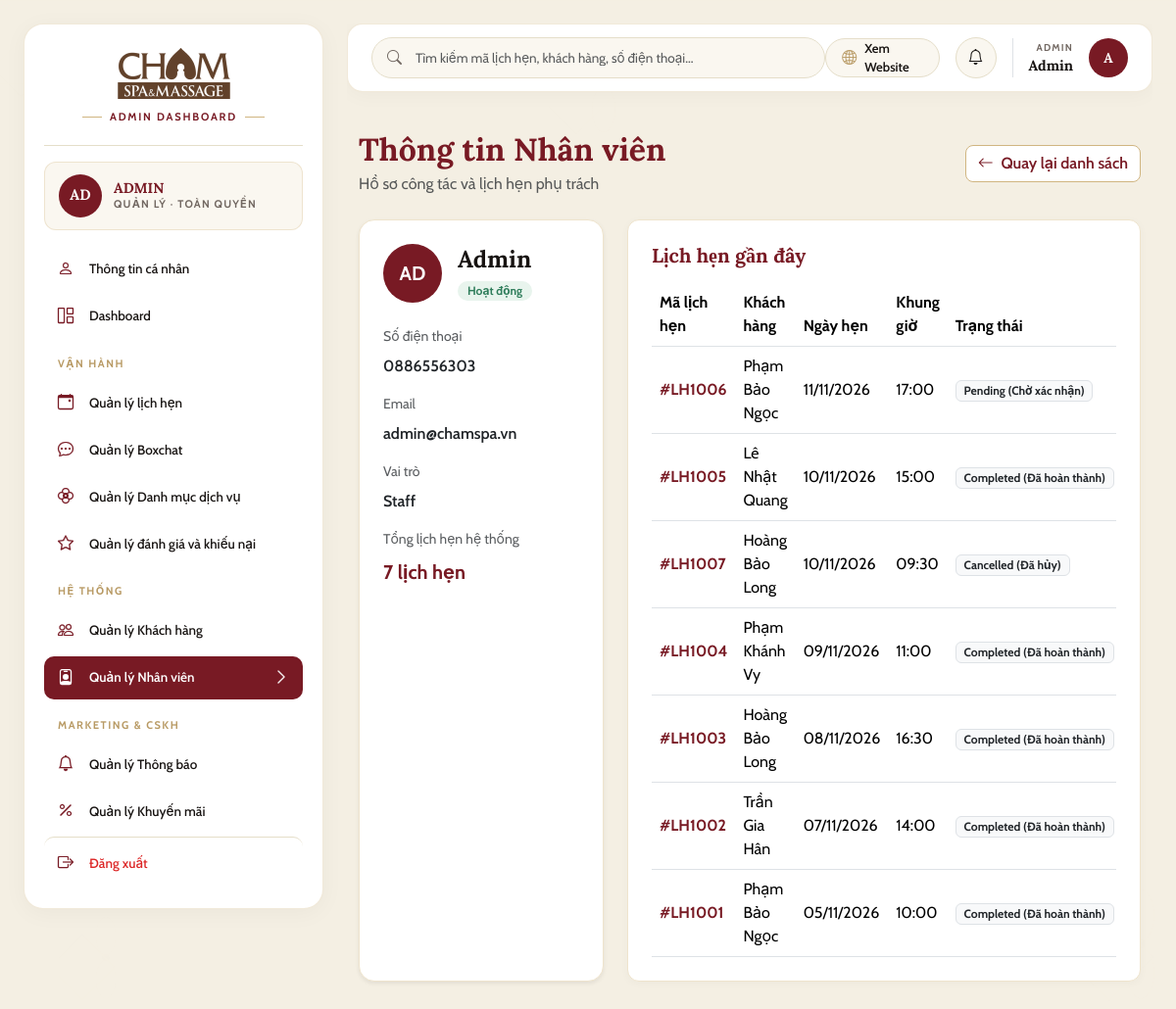
/accounts/admin/staff/147/ (signed in), run on the app's committed database.
### core/models.py (models this page shows, shortened)
class User(AbstractUser):
    name = models.CharField(max_length=255, verbose_name="Họ và tên")
    email = models.EmailField(max_length=255, unique=True, verbose_name="Địa chỉ Email")
    phone = models.CharField(max_length=20, unique=True, verbose_name="Số điện thoại (Unique)")
    is_active = models.BooleanField(default=True, verbose_name="Trạng thái tài khoản (True=Hoạt động, False=Đã khóa)")
    updated_at = models.DateTimeField(auto_now=True, verbose_name="Thời điểm cập nhật gần nhất")
    class Meta:
        db_table = "chamspa_user"
        verbose_name = "Người dùng"
        verbose_name_plural = "MOD-05: 1. Người dùng (Users)"

class Appointment(models.Model):
    STATUS_CHOICES = [
        ('Hold', 'Hold (Chờ thanh toán QR)'),
        ('Pending', 'Pending (Chờ xác nhận)'),
        ('Confirmed', 'Confirmed (Đã xác nhận)'),
        ('In_Progress', 'In_Progress (Đang làm dịch vụ)'),
        ('Completed', 'Completed (Đã hoàn thành)'),
        ('Cancelled', 'Cancelled (Đã hủy)'),
    ]
    appointment_code = models.CharField(max_length=50, unique=True, verbose_name="Mã đặt lịch (VD: AP-20261016-01)")
    user = models.ForeignKey(User, on_delete=models.SET_NULL, null=True, blank=True, related_name='appointments',
                             verbose_name="Tài khoản khách đặt (NULL nếu vãng lai)")
    voucher = models.ForeignKey(Voucher, on_delete=models.SET_NULL, null=True, blank=True, related_name='appointments',
                                verbose_name="Mã Voucher áp dụng")
    appointment_date = models.DateField(verbose_name="Ngày hẹn trải nghiệm")
    time_slot = models.CharField(max_length=50, verbose_name="Khung giờ hẹn (VD: 14:00)")
    total_guests = models.IntegerField(default=1, verbose_name="Tổng số lượng khách")
    male_guests = models.IntegerField(default=0, verbose_name="Số khách nam")
    female_guests = models.IntegerField(default=0, verbose_name="Số khách nữ")
    customer_name = models.CharField(max_length=255, verbose_name="Họ tên người liên hệ")
    customer_phone = models.CharField(max_length=20, verbose_name="Số điện thoại liên hệ")
    customer_email = models.CharField(max_length=255, null=True, blank=True, verbose_name="Email nhận biên nhận")
    preferred_contact_channel = models.CharField(max_length=50, null=True, blank=True,
                                                 verbose_name="Kênh liên hệ ưu tiên (Gọi điện/Zalo/SMS)")
    note = models.TextField(null=True, blank=True, verbose_name="Ghi chú của khách cho Spa")
    total_price = models.DecimalField(max_digits=15, decimal_places=2, default=0,
                                      verbose_name="Tổng tiền thanh toán sau trừ voucher (VNĐ)")
    cancel_reason = models.TextField(null=True, blank=True, verbose_name="Lý do khách hàng hủy lịch")
    refund_account_number = models.CharField(max_length=50, null=True, blank=True,
                                             verbose_name="Số tài khoản ngân hàng nhận tiền hoàn")
    status = models.CharField(max_length=50, choices=STATUS_CHOICES, default='Hold', verbose_name="Trạng thái lịch hẹn")
    created_at = models.DateTimeField(auto_now_add=True, verbose_name="Thời điểm tạo lịch hẹn")
    class Meta:
        db_table = "chamspa_appointment"
        ordering = ['-appointment_date', 'time_slot']
        verbose_name = "Lịch hẹn Spa"
        verbose_name_plural = "MOD-01: 13. Lịch hẹn Spa (Appointments)"

### accounts/views.py (the view)
# urls.py: path('admin/staff/<int:pk>/', views.admin_staff_detail_view, name='admin_staff_detail'),
@login_required
def admin_staff_detail_view(request, pk):
    if not (request.user.is_superuser or request.user.is_staff):
        messages.error(request, "Bạn không có quyền truy cập.")
        return redirect('accounts:login')
    staff = get_object_or_404(User.objects.select_related('profile'), pk=pk, is_staff=True)
    staff.staff_code = f"#NV{staff.id:03d}"
    staff.initials = get_staff_initials(staff.name)
    staff.position = 'Staff'
    staff.work_status = 'Hoạt động' if staff.is_active else 'Tạm khóa'
    assigned_appointments = Appointment.objects.all().order_by('-appointment_date', '-time_slot')[:10]
    total_assigned = Appointment.objects.count()
    context = {
        'staff': staff,
        'assigned_appointments': assigned_appointments,
        'total_assigned': total_assigned,
    }
    return render(request, 'accounts/admin_staff_detail.html', context)

### accounts/views.py (called while the page is built)
def get_staff_initials(name):
    if not name:
        return 'NV'
    import re
    clean_name = re.sub(r'\(.*?\)', '', name).strip()
    clean_name = re.sub(r'[^a-zA-ZÀ-ỹ\s]', '', clean_name).strip()
    parts = clean_name.split()
    if not parts:
        return 'NV'
    if len(parts) >= 3:
        if parts[0].upper() == 'LÊ' and parts[-1].upper() == 'MAI':
            return 'LM'
        return (parts[-2][0] + parts[-1][0]).upper()
    elif len(parts) == 2:
        return (parts[0][0] + parts[1][0]).upper()
    return clean_name[:2].upper()

### templates/accounts/admin_staff_detail.html (shortened to what this page needs)
{% extends "layouts/admin_layout.html" %}
{% load static %}
{% block content %}
<div class="container-fluid py-3">
    <div class="d-flex flex-wrap justify-content-between align-items-center gap-3 mb-4">
        <div>
            <h2 class="fw-bold mb-1" style="font-family: 'Lora', serif; color: var(--cham-red, #781A24);">
                Thông tin Nhân viên
            </h2>
            <p class="text-muted mb-0">Hồ sơ công tác và lịch hẹn phụ trách</p>
        </div>
        <a href="{% url 'accounts:admin_staff_list' %}" class="btn btn-cham-outline">
            <i class="bi bi-arrow-left me-1"></i> Quay lại danh sách
        </a>
    </div>
    <div class="row g-4">
        <div class="col-lg-4">
            <div class="card border-0 shadow-sm rounded-4 p-4 h-100" style="border: 1px solid #EFE4CD !important;">
                <div class="d-flex align-items-center gap-3 mb-4">
                    <div class="rounded-circle d-flex align-items-center justify-content-center fw-bold text-white"
                         style="width: 60px; height: 60px; background: #781A24; font-size: 20px;">
                        {{ staff.initials|default:"NV" }}
                    </div>
                    <div>
                        <h4 class="fw-bold mb-1" style="color: #171311;">{{ staff.name|default:staff.username }}</h4>
                        <span class="badge {% if staff.is_active %}badge-status-active{% else %}badge-status-locked{% endif %}">
                            {{ staff.work_status }}
                        </span>
                    </div>
                </div>
                <div class="small text-muted mb-2">Số điện thoại</div>
                <div class="fw-semibold mb-3">{{ staff.phone|default:"Chưa cập nhật" }}</div>
                <div class="small text-muted mb-2">Email</div>
                <div class="fw-semibold mb-3">{{ staff.email|default:"Chưa cập nhật" }}</div>
                <div class="small text-muted mb-2">Vai trò</div>
                <div class="fw-semibold mb-3">{{ staff.position }}</div>
                <div class="small text-muted mb-2">Tổng lịch hẹn hệ thống</div>
                <div class="fw-bold fs-5" style="color: #781A24;">{{ total_assigned }} lịch hẹn</div>
            </div>
        </div>
        <div class="col-lg-8">
            <div class="table-container-card p-4 h-100">
                <h5 class="fw-bold mb-3" style="font-family: 'Lora', serif; color: #781A24;">
                    Lịch hẹn gần đây
                </h5>
                <div class="table-responsive">
                    <table class="table table-hover align-middle mb-0">
                        <thead>
                            <tr>
                                <th>Mã lịch hẹn</th>
                                <th>Khách hàng</th>
                                <th>Ngày hẹn</th>
                                <th>Khung giờ</th>
                                <th>Trạng thái</th>
                            </tr>
                        </thead>
                        <tbody>
                            {% for appt in assigned_appointments %}
                            <tr>
                                <td class="fw-bold" style="color: #781A24;">{{ appt.appointment_code }}</td>
                                <td>{{ appt.customer_name }}</td>
                                <td>{{ appt.appointment_date|date:"d/m/Y" }}</td>
                                <td>{{ appt.time_slot }}</td>
                                <td><span class="badge bg-light text-dark border">{{ appt.get_status_display }}</span></td>
                            </tr>
                            {% empty %}
                            <tr>
                                <td colspan="5" class="text-center text-muted py-4">Chưa có dữ liệu lịch hẹn.</td>
                            </tr>
                            {% endfor %}
                        </tbody>
                    </table>
                </div>
            </div>
        </div>
    </div>
</div>
{% endblock %}

### templates/components/sidebar_admin.html (shortened to what this page needs)
{% load static %}
<aside class="admin-sidebar">
    <div class="sidebar-brand-lockup">
        <a href="{% url 'dashboard:admin' %}">
            <img src="{% static 'images/chamspa-logo.png' %}" alt="Cham Spa Logo">
        </a>
        <div>
            <span class="workspace-badge-label">ADMIN DASHBOARD</span>
        </div>
    </div>
    <div class="admin-identity-card">
        <div class="admin-avatar">{{ user.name|default:user.username|default:"Admin"|slice:":2"|upper }}</div>
        <div>
            <div class="admin-name">{{ user.name|default:user.username|default:"ADMIN"|upper }}</div>
            <div class="admin-role">QUẢN LÝ · TOÀN QUYỀN</div>
        </div>
    </div>
    <nav class="d-flex flex-column gap-1">
        <a href="{% url 'accounts:profile' %}" class="sidebar-nav-item {% if request.resolver_match.url_name == 'profile' %}active{% endif %}" data-nav-target="Thông tin cá nhân">
            <div class="d-flex align-items-center gap-3">
                <i class="bi bi-person fs-6"></i>
                <span>Thông tin cá nhân</span>
            </div>
        </a>
        <a href="{% url 'dashboard:admin' %}" class="sidebar-nav-item" data-nav-target="Dashboard">
            <div class="d-flex align-items-center gap-3">
                <i class="bi bi-grid-1x2 fs-6"></i>
                <span>Dashboard</span>
            </div>
        </a>
        <div class="sidebar-category-label">VẬN HÀNH</div>
        <a href="{% url 'appointment:admin_appointments' %}" class="sidebar-nav-item " data-nav-target="Quản lý lịch hẹn">
            <div class="d-flex align-items-center gap-3">
                <i class="bi bi-calendar-event fs-6"></i>
                <span>Quản lý lịch hẹn</span>
            </div>
        </a>
        <a href="{% url 'chatbox:admin_monitor' %}" class="sidebar-nav-item {% if request.resolver_match.app_name == 'chatbox' %}active{% endif %}" data-nav-target="Quản lý Boxchat">
            <div class="d-flex align-items-center gap-3">
                <i class="bi bi-chat-dots fs-6"></i>
                <span>Quản lý Boxchat</span>
            </div>
        </a>
        <a href="{% url 'services:service_admin' %}" class="sidebar-nav-item" data-nav-target="Quản lý Danh mục dịch vụ">
            <div class="d-flex align-items-center gap-3">
                <i class="bi bi-flower2 fs-6"></i>
                <span>Quản lý Danh mục dịch vụ</span>
            </div>
        </a>
        <a href="{% url 'feedbacks:admin_management' %}" class="sidebar-nav-item {% if request.resolver_match.app_name == 'feedbacks' %}active{% endif %}" data-nav-target="Quản lý đánh giá và khiếu nại">
            <div class="d-flex align-items-center gap-3">
                <i class="bi bi-star fs-6"></i>
                <span>Quản lý đánh giá và khiếu nại</span>
            </div>
        </a>
        <div class="sidebar-category-label">HỆ THỐNG</div>
        <a href="{% url 'accounts:admin_customer_list' %}" class="sidebar-nav-item {% if 'admin_customer' in request.resolver_match.url_name %}active{% endif %}" data-nav-target="Quản lý Khách hàng">
            <div class="d-flex align-items-center gap-3">
                <i class="bi bi-people fs-6"></i>
                <span>Quản lý Khách hàng</span>
            </div>
        </a>
        <a href="{% url 'accounts:admin_staff_list' %}" class="sidebar-nav-item {% if 'admin_staff' in request.resolver_match.url_name %}active{% endif %}" data-nav-target="Quản lý Nhân viên">
            <div class="d-flex align-items-center gap-3">
                <i class="bi bi-person-badge fs-6"></i>
                <span>Quản lý Nhân viên</span>
            </div>
            <i class="bi bi-chevron-right sidebar-chevron"></i>
        </a>
        <div class="sidebar-category-label">MARKETING & CSKH</div>
        <a href="{% url 'marketing:admin_notifications' %}" class="sidebar-nav-item " data-nav-target="Quản lý Thông báo">
            <div class="d-flex align-items-center gap-3">
                <i class="bi bi-bell fs-6"></i>
                <span>Quản lý Thông báo</span>
            </div>
        </a>
        <a href="{% url 'marketing:admin_promotions' %}" class="sidebar-nav-item " data-nav-target="Quản lý Khuyến mãi">
            <div class="d-flex align-items-center gap-3">
                <i class="bi bi-percent fs-6"></i>
                <span>Quản lý Khuyến mãi</span>
            </div>
        </a>
        <a href="{% url 'accounts:logout' %}" class="sidebar-nav-item sidebar-logout-item">
            <div class="d-flex align-items-center gap-3">
                <i class="bi bi-box-arrow-right fs-6"></i>
                <span>Đăng xuất</span>
            </div>
        </a>
    </nav>
</aside>

### templates/components/topbar_workspace.html (shortened to what this page needs)
{% load static %}
<header class="workspace-topbar">
    <div class="workspace-search-box">
        <input type="text" class="form-control" placeholder="Tìm kiếm mã lịch hẹn, khách hàng, số điện thoại...">
    </div>
    <div class="d-flex align-items-center gap-3">
        <a href="{% url 'home' %}" class="btn-workspace-view-web text-decoration-none" title="Xem giao diện Website khách hàng">
            <i class="bi bi-globe2"></i>
            <span>Xem Website</span>
        </a>
        <div class="cham-notif-dropdown-wrapper position-relative">
            <button class="workspace-bell-btn" type="button" title="Thông báo hệ thống" aria-label="Thông báo" id="workspaceBellBtn">
                <i class="bi bi-bell"></i>
            </button>
        </div>
        <div class="profile-dropdown-container">
            <div class="d-flex align-items-center gap-3 ps-3 border-start" style="cursor: pointer;" title="Tài khoản cá nhân & Phân quyền">
                <div class="text-end d-none d-sm-block">
                    <div style="font-size: 10px; font-weight: 700; letter-spacing: 1.2px; color: var(--cham-muted); text-transform: uppercase;">
                        {% if user.is_superuser %}ADMIN{% elif user.is_staff %}STAFF{% else %}CUSTOMER{% endif %}
                    </div>
                    <div style="font-family: var(--font-serif); font-size: 14.5px; font-weight: 700; color: var(--cham-dark);">
                        {{ user.name|default:user.username|default:"Tài khoản" }}
                    </div>
                </div>
                <div class="admin-avatar" style="width: 40px; height: 40px; font-size: 14px;">
                    {{ user.name|default:user.username|default:"U"|make_list|first|upper }}
                </div>
            </div>
        </div>
    </div>
</header>

### data on the page
User: name "AD", name "ADMIN", name "Admin", name|make_list "A", initials "AD", work_status "Hoạt động", phone "0886556303", email "admin@chamspa.vn", position "Staff"
Appointment: appointment_code "#LH1006", customer_name "Phạm Bảo Ngọc", appointment_date "11/11/2026", time_slot "17:00", status "Pending (Chờ xác nhận)"
Appointment: appointment_code "#LH1005", customer_name "Lê Nhật Quang", appointment_date "10/11/2026", time_slot "15:00", status "Completed (Đã hoàn thành)"
Appointment: appointment_code "#LH1007", customer_name "Hoàng Bảo Long", appointment_date "10/11/2026", time_slot "09:30", status "Cancelled (Đã hủy)"
Appointment: appointment_code "#LH1004", customer_name "Phạm Khánh Vy", appointment_date "09/11/2026", time_slot "11:00", status "Completed (Đã hoàn thành)"
Appointment: appointment_code "#LH1003", customer_name "Hoàng Bảo Long", appointment_date "08/11/2026", time_slot "16:30", status "Completed (Đã hoàn thành)"
Appointment: appointment_code "#LH1002", customer_name "Trần Gia Hân", appointment_date "07/11/2026", time_slot "14:00", status "Completed (Đã hoàn thành)"
Appointment: appointment_code "#LH1001", customer_name "Phạm Bảo Ngọc", appointment_date "05/11/2026", time_slot "10:00", status "Completed (Đã hoàn thành)"

### other printed values
{{ total_assigned }} "7"
